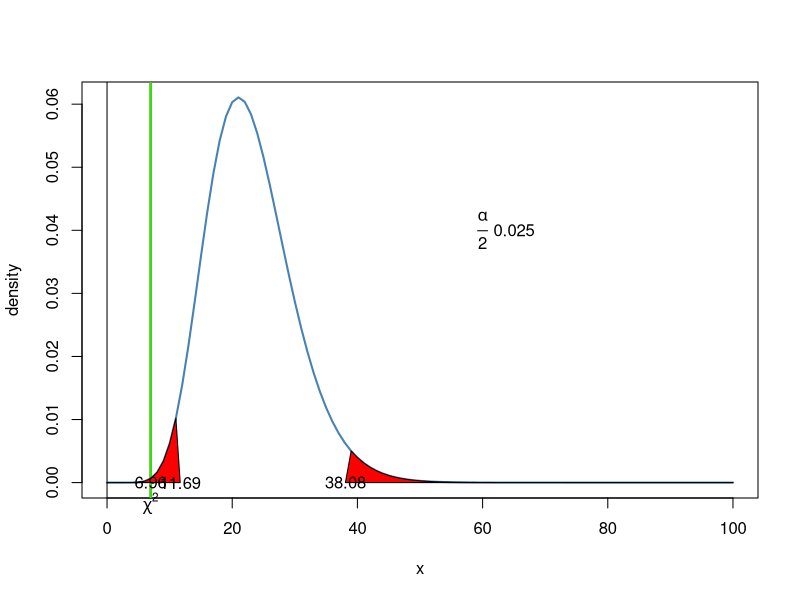

Here is the R script that generated this plot:
#page no : 469
library(ggplot2)
library(MASS)
options(scipen=999)
n=24
df=n-1
sigma=0.2
s_mean=.11
t_stat_num=(n-1)*(s_mean)^2
t_stat_deno=sigma*sigma
t_stat=round(t_stat_num/t_stat_deno,2)
alpha=0.025
p=round(pchisq(t_stat,df),6)
print(paste0(" tstatic=",t_stat))
print(paste0("P(tstatic)=",p))
if(alpha > p)
{
  print(paste("left tail : Reject H0"))
}else
{
  print(paste("Left tail :Accept H0"))
}
t_critical1=round(qchisq(alpha,df),2)
t_critical2=round(qchisq(1-alpha,df),2)
if((t_stat<=t_critical1) & (t_stat>=t_critical2))
{
  print("Accept H0")
}else
{
  print("Reject H0")
}
curve(dchisq(x,df=df),from=0,to=100,
      ylab="density",
      lwd=2,
      col='steelblue')
x<-seq(0,100)
y<-dchisq(x,df=df)
abline(v=0)
abline(v=t_stat,lwd=2,col='red')
abline(v=t_stat,lwd=2,col='green')
polygon(c(x[x<=abs(t_critical1)],abs(t_critical1) ),c(y[x<=abs(t_critical1)],0),col="red")
polygon(c(x[x>=abs(t_critical2)],abs(t_critical2) ),c(y[x>=abs(t_critical2)],0),col="red")
text(t_stat,0,round(t_stat,2))
text(t_critical1,0,t_critical1)
text(t_critical2,0,t_critical2)
text(60,0.04,expression(frac(alpha, 2)))
text(65,0.04,alpha)
mtext(expression(chi^2),side=1,at=t_stat,cex=1)
#The answer provided in the textbook is wrong.
